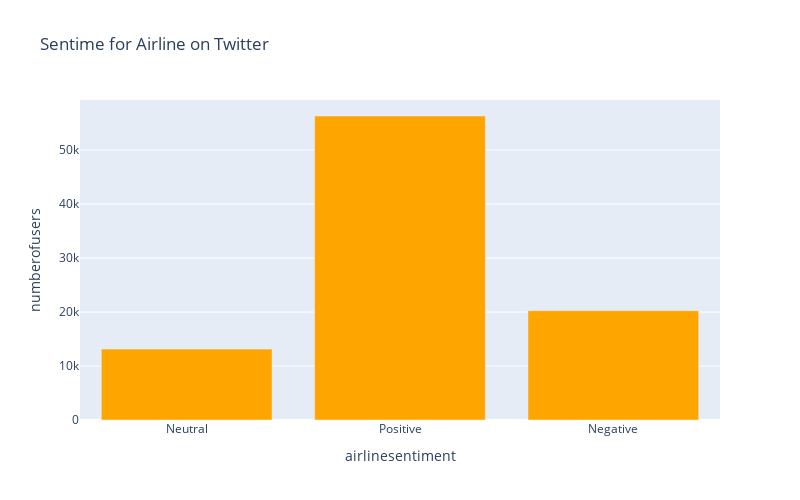

Source (notebook cell):
### Code cell
import plotly.express as px

px.bar(df,              # our dataframe
       x="airlinesentiment",         # x will be the 'key' column of the dataframe
       y="numberofusers",   # y will be the 'doc_count' column of the dataframe
       title=f"Sentime for Airline on Twitter",
       labels={"tweets_count": "# tweets","key": "sentiment"}, # the axis names
       color_discrete_sequence=["orange"],
       height=500,       width=800)

### Figure 1 — Plotly figure (JSON) as saved in the notebook; plotly's stock layout.template omitted (floating-point values rounded to 4 significant figures)
{"data": [{"alignmentgroup": "True", "hoverlabel": {"namelength": 0}, "hovertemplate": "airlinesentiment=%{x}<br>numberofusers=%{y}", "legendgroup": "", "marker": {"color": "orange"}, "name": "", "offsetgroup": "", "orientation": "v", "showlegend": false, "textposition": "auto", "type": "bar", "x": ["Neutral", "Positive", "Negative"], "xaxis": "x", "y": [13132, 56320, 20249], "yaxis": "y"}], "layout": {"barmode": "relative", "height": 500, "legend": {"tracegroupgap": 0}, "title": {"text": "Sentime for Airline on Twitter"}, "width": 800, "xaxis": {"anchor": "y", "domain": [0, 1], "title": {"text": "airlinesentiment"}}, "yaxis": {"anchor": "x", "domain": [0, 1], "title": {"text": "numberofusers"}}}}
